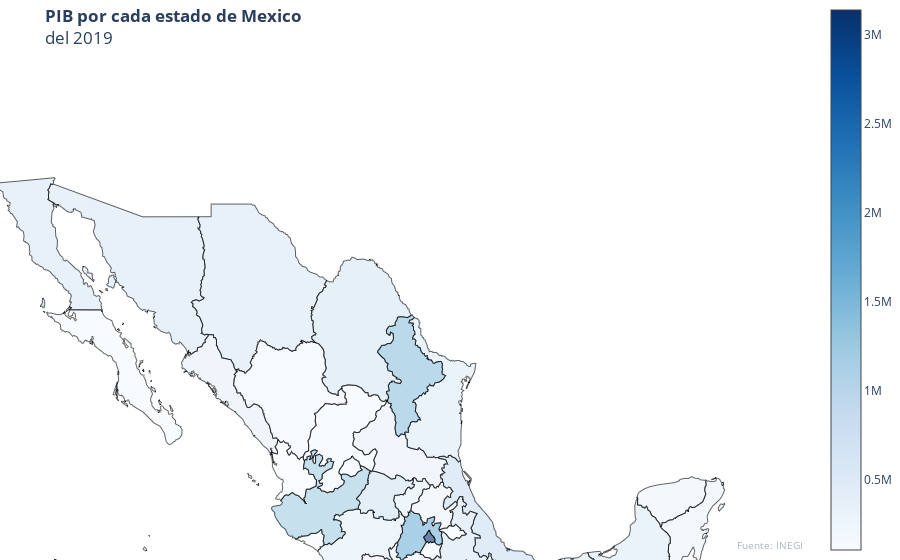

The notebook cell saved with this chart:
### Code cell
repo_url = 'https://raw.githubusercontent.com/angelnmara/geojson/master/mexicoHigh.json' 
mx_regions_geo = requests.get(repo_url).json()

fig = go.Figure(go.Choroplethmapbox(name='Mexico', geojson=mx_regions_geo, ids=pib_2019['estado'], z=pib_2019['pib'],
                                  locations=pib_2019['estado'], featureidkey='properties.name', colorscale="Blues",
                                  marker=dict(line=dict(color='black'), opacity=0.6)))
fig.update_layout(mapbox_style="white-bg",
                  mapbox_zoom=4, 
                  mapbox_center = {'lat': 25, 'lon': -99}
                 )
fig.update_layout(margin={"r":0,"t":0,"l":0,"b":0})
fig.update_layout(
    title=dict(
        text=f"<br><b>PIB por cada estado de Mexico</b><br>del 2019"
    )
)
fig.add_annotation(
    text=f"Fuente: INEGI",
    align='left',
    font=dict(
        size=10,
        color=subtitle_color
    ),
    xref='paper', x=1, xanchor='auto',
    yref='paper', y=0.01, yanchor='auto',
    showarrow=False
)
fig.show()

### Figure 1 — Plotly figure (JSON) as saved in the notebook; plotly's stock layout.template omitted (floating-point values rounded to 4 significant figures; data arrays with more than 128 entries replaced by an {"elided": "..."} marker saying what was removed)
{"data": [{"colorscale": [[0, "rgb(247,251,255)"], [0.125, "rgb(222,235,247)"], [0.25, "rgb(198,219,239)"], [0.375, "rgb(158,202,225)"], [0.5, "rgb(107,174,214)"], [0.625, "rgb(66,146,198)"], [0.75, "rgb(33,113,181)"], [0.875, "rgb(8,81,156)"], [1, "rgb(8,48,107)"]], "featureidkey": "properties.name", "geojson": {"features": [{"geometry": {"coordinates": {"elided": "1x379x2 float values"}, "type": "Polygon"}, "id": "MX-ZAC", "properties": {"CNTRY": "Mexico", "TYPE": "State", "id": "MX-ZAC", "name": "Zacatecas"}, "type": "Feature"}, {"geometry": {"coordinates": {"elided": "1x159x2 float values"}, "type": "Polygon"}, "id": "MX-YUC", "properties": {"CNTRY": "Mexico", "TYPE": "State", "id": "MX-YUC", "name": "Yucatán"}, "type": "Feature"}, {"geometry": {"coordinates": {"elided": "3 rows, 966 float values in total"}, "type": "MultiPolygon"}, "id": "MX-VER", "properties": {"CNTRY": "Mexico", "TYPE": "State", "id": "MX-VER", "name": "Veracruz"}, "type": "Feature"}, {"geometry": {"coordinates": [[[-98.58, 19.47], [-98.61, 19.49], [-98.64, 19.48], [-98.67, 19.52], [-98.67, 19.55], [-98.61, 19.57], [-98.54, 19.6], [-98.51, 19.6], [-98.47, 19.61], [-98.43, 19.61], [-98.35, 19.62], [-98.32, 19.63], [-98.29, 19.66], [-98.29, 19.68], [-98.26, 19.72], [-98.23, 19.72], [-98.17, 19.7], [-98.12, 19.68], [-98.08, 19.68], [-98.06, 19.69], [-98.0, 19.76], [-97.98, 19.76], [-97.95, 19.72], [-97.88, 19.67], [-97.85, 19.64], [-97.78, 19.59], [-97.78, 19.58], [-97.8, 19.53], [-97.76, 19.52], [-97.72, 19.54], [-97.7, 19.54], [-97.67, 19.52], [-97.64, 19.48], [-97.62, 19.48], [-97.61, 19.43], [-97.58, 19.41], [-97.55, 19.4], [-97.56, 19.36], [-97.59, 19.34], [-97.65, 19.33], [-97.7, 19.32], [-97.73, 19.33], [-97.76, 19.31], [-97.79, 19.24], [-97.84, 19.21], [-97.87, 19.21], [-97.93, 19.25], [-97.95, 19.24], [-98, 19.2], [-98.07, 19.14], [-98.11, 19.14], [-98.17, 19.18], [-98.22, 19.19], [-98.27, 19.22], [-98.31, 19.27], [-98.34, 19.32], [-98.39, 19.38], [-98.42, 19.39], [-98.47, 19.42], [-98.51, 19.46], [-98.53, 19.48], [-98.56, 19.48], [-98.58, 19.47]]], "type": "Polygon"}, "id": "MX-TLA", "properties": {"CNTRY": "Mexico", "TYPE": "State", "id": "MX-TLA", "name": "Tlaxcala"}, "type": "Feature"}, {"geometry": {"coordinates": {"elided": "3 rows, 978 float values in total"}, "type": "MultiPolygon"}, "id": "MX-TAM", "properties": {"CNTRY": "Mexico", "TYPE": "State", "id": "MX-TAM", "name": "Tamaulipas"}, "type": "Feature"}, {"geometry": {"coordinates": {"elided": "2 rows, 438 float values in total"}, "type": "MultiPolygon"}, "id": "MX-TAB", "properties": {"CNTRY": "Mexico", "TYPE": "State", "id": "MX-TAB", "name": "Tabasco"}, "type": "Feature"}, {"geometry": {"coordinates": {"elided": "6 rows, 940 float values in total"}, "type": "MultiPolygon"}, "id": "MX-SON", "properties": {"CNTRY": "Mexico", "TYPE": "State", "id": "MX-SON", "name": "Sonora"}, "type": "Feature"}, {"geometry": {"coordinates": {"elided": "4 rows, 846 float values in total"}, "type": "MultiPolygon"}, "id": "MX-SIN", "properties": {"CNTRY": "Mexico", "TYPE": "State", "id": "MX-SIN", "name": "Sinaloa"}, "type": "Feature"}, {"geometry": {"coordinates": {"elided": "1x270x2 float values"}, "type": "Polygon"}, "id": "MX-SLP", "properties": {"CNTRY": "Mexico", "TYPE": "State", "id": "MX-SLP", "name": "San Luis Potosí"}, "type": "Feature"}, {"geometry": {"coordinates": {"elided": "3 rows, 672 float values in total"}, "type": "MultiPolygon"}, "id": "MX-ROO", "properties": {"CNTRY": "Mexico", "TYPE": "State", "id": "MX-ROO", "name": "Quintana Roo"}, "type": "Feature"}, {"geometry": {"coordinates": {"elided": "1x128x2 float values"}, "type": "Polygon"}, "id": "MX-QUE", "properties": {"CNTRY": "Mexico", "TYPE": "State", "id": "MX-QUE", "name": "Querétaro"}, "type": "Feature"}, {"geometry": {"coordinates": {"elided": "1x263x2 float values"}, "type": "Polygon"}, "id": "MX-PUE", "properties": {"CNTRY": "Mexico", "TYPE": "State", "id": "MX-PUE", "name": "Puebla"}, "type": "Feature"}, {"geometry": {"coordinates": {"elided": "1x316x2 float values"}, "type": "Polygon"}, "id": "MX-OAX", "properties": {"CNTRY": "Mexico", "TYPE": "State", "id": "MX-OAX", "name": "Oaxaca"}, "type": "Feature"}, {"geometry": {"coordinates": {"elided": "1x332x2 float values"}, "type": "Polygon"}, "id": "MX-NLE", "properties": {"CNTRY": "Mexico", "TYPE": "State", "id": "MX-NLE", "name": "Nuevo León"}, "type": "Feature"}, {"geometry": {"coordinates": {"elided": "6 rows, 526 float values in total"}, "type": "MultiPolygon"}, "id": "MX-NAY", "properties": {"CNTRY": "Mexico", "TYPE": "State", "id": "MX-NAY", "name": "Nayarit"}, "type": "Feature"}, {"geometry": {"coordinates": [[[-98.87, 19.07], [-98.83, 19.04], [-98.81, 19.0], [-98.79, 18.98], [-98.74, 18.97], [-98.69, 18.94], [-98.65, 18.97], [-98.6, 19.01], [-98.58, 19.02], [-98.55, 19.03], [-98.58, 18.96], [-98.61, 18.89], [-98.63, 18.8], [-98.66, 18.76], [-98.66, 18.72], [-98.64, 18.65], [-98.62, 18.51], [-98.61, 18.46], [-98.63, 18.43], [-98.74, 18.53], [-98.76, 18.53], [-98.79, 18.48], [-98.84, 18.46], [-98.88, 18.41], [-98.96, 18.36], [-98.97, 18.35], [-99.06, 18.44], [-99.2, 18.45], [-99.28, 18.46], [-99.3, 18.47], [-99.34, 18.53], [-99.37, 18.56], [-99.41, 18.58], [-99.45, 18.57], [-99.47, 18.59], [-99.45, 18.61], [-99.44, 18.63], [-99.46, 18.66], [-99.45, 18.7], [-99.39, 18.77], [-99.37, 18.82], [-99.34, 18.85], [-99.31, 18.91], [-99.28, 18.97], [-99.26, 18.99], [-99.22, 19.06], [-99.16, 19.07], [-99.12, 19.03], [-99.06, 19.07], [-99.03, 19.07], [-99.0, 19.04], [-98.9, 19.07], [-98.87, 19.07]]], "type": "Polygon"}, "id": "MX-MOR", "properties": {"CNTRY": "Mexico", "TYPE": "State", "id": "MX-MOR", "name": "Morelos"}, "type": "Feature"}, {"geometry": {"coordinates": {"elided": "1x288x2 float values"}, "type": "Polygon"}, "id": "MX-MIC", "properties": {"CNTRY": "Mexico", "TYPE": "State", "id": "MX-MIC", "name": "Michoacán"}, "type": "Feature"}, {"geometry": {"coordinates": {"elided": "1x201x2 float values"}, "type": "Polygon"}, "id": "MX-MEX", "properties": {"CNTRY": "Mexico", "TYPE": "State", "id": "MX-MEX", "name": "México"}, "type": "Feature"}, {"geometry": {"coordinates": {"elided": "1x458x2 float values"}, "type": "Polygon"}, "id": "MX-JAL", "properties": {"CNTRY": "Mexico", "TYPE": "State", "id": "MX-JAL", "name": "Jalisco"}, "type": "Feature"}, {"geometry": {"coordinates": {"elided": "1x190x2 float values"}, "type": "Polygon"}, "id": "MX-HID", "properties": {"CNTRY": "Mexico", "TYPE": "State", "id": "MX-HID", "name": "Hidalgo"}, "type": "Feature"}, {"geometry": {"coordinates": {"elided": "1x253x2 float values"}, "type": "Polygon"}, "id": "MX-GRO", "properties": {"CNTRY": "Mexico", "TYPE": "State", "id": "MX-GRO", "name": "Guerrero"}, "type": "Feature"}, {"geometry": {"coordinates": {"elided": "1x187x2 float values"}, "type": "Polygon"}, "id": "MX-GUA", "properties": {"CNTRY": "Mexico", "TYPE": "State", "id": "MX-GUA", "name": "Guanajuato"}, "type": "Feature"}, {"geometry": {"coordinates": {"elided": "1x364x2 float values"}, "type": "Polygon"}, "id": "MX-DUR", "properties": {"CNTRY": "Mexico", "TYPE": "State", "id": "MX-DUR", "name": "Durango"}, "type": "Feature"}, {"geometry": {"coordinates": [[[-98.87, 19.07], [-98.9, 19.07], [-99.0, 19.04], [-99.03, 19.07], [-99.06, 19.07], [-99.12, 19.03], [-99.16, 19.07], [-99.22, 19.06], [-99.24, 19.09], [-99.28, 19.16], [-99.3, 19.19], [-99.32, 19.23], [-99.33, 19.27], [-99.3, 19.29], [-99.25, 19.33], [-99.23, 19.34], [-99.2, 19.37], [-99.18, 19.45], [-99.13, 19.5], [-99.1, 19.53], [-99.07, 19.53], [-99.08, 19.49], [-99.04, 19.46], [-99.01, 19.41], [-98.99, 19.35], [-98.98, 19.34], [-98.92, 19.3], [-98.91, 19.29], [-98.91, 19.24], [-98.88, 19.24], [-98.87, 19.23], [-98.85, 19.17], [-98.86, 19.13], [-98.87, 19.1], [-98.87, 19.07]]], "type": "Polygon"}, "id": "MX-CMX", "properties": {"CNTRY": "Mexico", "TYPE": "Federal District", "id": "MX-CMX", "name": "Ciudad de México"}, "type": "Feature"}, {"geometry": {"coordinates": {"elided": "1x74x2 float values"}, "type": "Polygon"}, "id": "MX-COL", "properties": {"CNTRY": "Mexico", "TYPE": "State", "id": "MX-COL", "name": "Colima"}, "type": "Feature"}, {"geometry": {"coordinates": {"elided": "1x424x2 float values"}, "type": "Polygon"}, "id": "MX-COA", "properties": {"CNTRY": "Mexico", "TYPE": "State", "id": "MX-COA", "name": "Coahuila"}, "type": "Feature"}, {"geometry": {"coordinates": {"elided": "1x452x2 float values"}, "type": "Polygon"}, "id": "MX-CHH", "properties": {"CNTRY": "Mexico", "TYPE": "State", "id": "MX-CHH", "name": "Chihuahua"}, "type": "Feature"}, {"geometry": {"coordinates": {"elided": "2 rows, 466 float values in total"}, "type": "MultiPolygon"}, "id": "MX-CHP", "properties": {"CNTRY": "Mexico", "TYPE": "State", "id": "MX-CHP", "name": "Chiapas"}, "type": "Feature"}, {"geometry": {"coordinates": {"elided": "2 rows, 492 float values in total"}, "type": "MultiPolygon"}, "id": "MX-CAM", "properties": {"CNTRY": "Mexico", "TYPE": "State", "id": "MX-CAM", "name": "Campeche"}, "type": "Feature"}, {"geometry": {"coordinates": {"elided": "19 rows, 1368 float values in total"}, "type": "MultiPolygon"}, "id": "MX-BCS", "properties": {"CNTRY": "Mexico", "TYPE": "State", "id": "MX-BCS", "name": "Baja California Sur"}, "type": "Feature"}, {"geometry": {"coordinates": {"elided": "7 rows, 900 float values in total"}, "type": "MultiPolygon"}, "id": "MX-BCN", "properties": {"CNTRY": "Mexico", "TYPE": "State", "id": "MX-BCN", "name": "Baja California"}, "type": "Feature"}, {"geometry": {"coordinates": [[[-102.8, 21.69], [-102.8, 21.69], [-102.8, 21.74], [-102.9, 21.77], [-102.9, 21.82], [-102.9, 21.87], [-102.8, 21.92], [-102.8, 21.98], [-102.7, 22.06], [-102.7, 22.09], [-102.7, 22.14], [-102.7, 22.19], [-102.7, 22.22], [-102.6, 22.24], [-102.6, 22.25], [-102.5, 22.26], [-102.5, 22.3], [-102.4, 22.33], [-102.4, 22.36], [-102.3, 22.41], [-102.3, 22.42], [-102.3, 22.37], [-102.2, 22.32], [-102.2, 22.28], [-102.1, 22.24], [-102.0, 22.22], [-102.0, 22.16], [-102.0, 22.13], [-102.0, 22.07], [-102.0, 22.05], [-102.0, 22.03], [-102.0, 22.0], [-102.0, 21.97], [-101.9, 21.93], [-101.9, 21.89], [-101.9, 21.87], [-102.0, 21.86], [-102.1, 21.82], [-102.1, 21.8], [-102.1, 21.72], [-102.2, 21.68], [-102.2, 21.67], [-102.2, 21.65], [-102.3, 21.63], [-102.4, 21.62], [-102.4, 21.65], [-102.5, 21.66], [-102.5, 21.7], [-102.5, 21.72], [-102.6, 21.72], [-102.6, 21.72], [-102.7, 21.73], [-102.7, 21.72], [-102.8, 21.69]]], "type": "Polygon"}, "id": "MX-AGU", "properties": {"CNTRY": "Mexico", "TYPE": "State", "id": "MX-AGU", "name": "Aguascalientes"}, "type": "Feature"}], "type": "FeatureCollection"}, "ids": ["Aguascalientes", "Baja California", "Baja California Sur", "Campeche", "Coahuila", "Colima", "Chiapas", "Chihuahua", "Ciudad de México", "Durango", "Guanajuato", "Guerrero", "Hidalgo", "Jalisco", "México", "Michoacán", "Morelos", "Nayarit", "Nuevo León", "Oaxaca", "Puebla", "Querétaro", "Quintana Roo", "San Luis Potosí", "Sinaloa", "Sonora", "Tabasco", "Tamaulipas", "Tlaxcala", "Veracruz", "Yucatán", "Zacatecas"], "locations": ["Aguascalientes", "Baja California", "Baja California Sur", "Campeche", "Coahuila", "Colima", "Chiapas", "Chihuahua", "Ciudad de México", "Durango", "Guanajuato", "Guerrero", "Hidalgo", "Jalisco", "México", "Michoacán", "Morelos", "Nayarit", "Nuevo León", "Oaxaca", "Puebla", "Querétaro", "Quintana Roo", "San Luis Potosí", "Sinaloa", "Sonora", "Tabasco", "Tamaulipas", "Tlaxcala", "Veracruz", "Yucatán", "Zacatecas"], "marker": {"line": {"color": "black"}, "opacity": 0.6}, "name": "Mexico", "type": "choroplethmapbox", "z": [223000.0, 576300.0, 157800.0, 517900.0, 605800.0, 109500.0, 260500.0, 573600.0, 3140000.0, 204700.0, 706000.0, 240600.0, 271400.0, 1217000.0, 1578000.0, 424000.0, 200300.0, 120600.0, 1378000.0, 252300.0, 599100.0, 403900.0, 290300.0, 369800.0, 399400.0, 579900.0, 448600.0, 518400.0, 104700.0, 802800.0, 264700.0, 152500.0]}], "layout": {"annotations": [{"align": "left", "font": {"color": "#adb5bd", "size": 10}, "showarrow": false, "text": "Fuente: INEGI", "x": 1, "xanchor": "auto", "xref": "paper", "y": 0.01, "yanchor": "auto", "yref": "paper"}], "autosize": true, "mapbox": {"bearing": 0, "center": {"lat": 29.05, "lon": -100.2}, "pitch": 0, "style": "white-bg", "zoom": 4.073}, "margin": {"b": 0, "l": 0, "r": 0, "t": 0}, "title": {"text": "<br><b>PIB por cada estado de Mexico</b><br>del 2019"}}}
